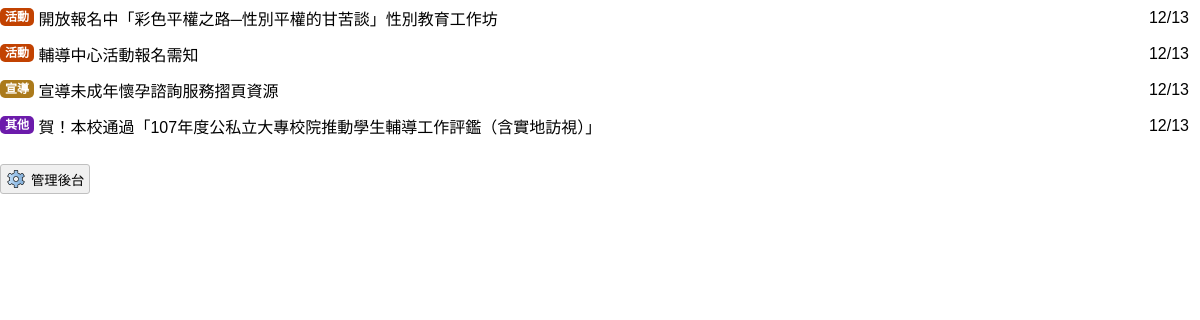
Screenshot of /bulletinBoard/index.php with the database file from the repository.
### tables this page shows
CREATE TABLE `bulletin` (
  `id` int(11) NOT NULL,
  `title` text NOT NULL,
  `content` text NOT NULL,
  `type` int(11) NOT NULL,
  `datetime` datetime NOT NULL
);

### bulletinBoard/php/database.php (called while the page is built, shortened)
<?php
    function mysqlQuery($sqlSyntax)
    {
        $dbCon = mysqli_connect('localhost', 'username', 'password', 'bulletinBoard');
        mysqli_query($dbCon, 'SET NAMES UTF8;');
        $dbRetrieve = mysqli_query($dbCon, $sqlSyntax);
        return $dbRetrieve;
    }

### bulletinBoard/php/bulletin.php (called while the page is built, shortened)
<?php
    class BulletinType
    {
        static public function numberToName($number)
        {
            switch((int)$number)
            {
                case 1:
                    return '活動';
                case 2:
                    return '宣導';
                case 5:
                    return '其他';
            }
        }
    }

### bulletinBoard/index.php (the view, shortened to what this page needs)
<?php require_once('php/database.php'); ?>
<?php require_once('php/bulletin.php'); ?>
<?php require_once('php/string.php'); ?>
<!DOCTYPE html>
<html>
    <head>
        <link rel="stylesheet" href="css/common.css" />
        <link rel="stylesheet" href="css/form.css" />
        <link rel="stylesheet" href="css/bulletin.css" />
    </head>
    <body>
        <section>
            <table class="bulletin_table">
                <tbody>
                    <?php
                        $dbRetrieve = mysqlQuery('SELECT `id`, `title`, `type`, `datetime` FROM `bulletin` ORDER BY `datetime` DESC;');
                        if(mysqli_num_rows($dbRetrieve) == 0)
                        {
                            echo
                            '
                            <tr>
                                <td colspan="3">目前沒有公告喔，過幾天再來看看吧！</td>
                            </tr>
                            '."\n";
                        }
                        else
                        {
                            for($i=0, $len=mysqli_num_rows($dbRetrieve); $i<$len; ++$i)
                            {
                                $dbExtract = mysqli_fetch_assoc($dbRetrieve);
                                if($dbExtract['type'] == 1)
                                    $bulletinTypeColor = '#c24201';
                                else if($dbExtract['type'] == 2)
                                    $bulletinTypeColor = '#ab7a1b';
                                else if($dbExtract['type'] == 3)
                                    $bulletinTypeColor = '#6fab1b';
                                else if($dbExtract['type'] == 4)
                                    $bulletinTypeColor = '#265d91';
                                else if($dbExtract['type'] == 5)
                                    $bulletinTypeColor = '#6c1bab';
                                else
                                    $bulletinTypeColor = '#707070';
                                $extractedDate = explode('-', explode(' ', $dbExtract['datetime'])[0]);
                                echo '
                                <tr>
                                    <td class="bulletin_column_title_compact">
                                        <div class="bulletin_type_span" style="background-color:'.$bulletinTypeColor.';">'.
                                            BulletinType::numberToName($dbExtract['type']).
                                        '</div>
                                        <div class="bulletin_title_span">
                                            <a href="detail.php?id='.$dbExtract['id'].'" target="_blank">'.
                                                toHtml($dbExtract['title']).'
                                            </a>
                                        </div>
                                    </td>
                                    <td class="bulletin_column_datetime_compact">'.$extractedDate[1].'/'.$extractedDate[2].'</td>
                                ';
                                echo '
                                </tr>
                                '."\n";
                            }
                        }
                    ?>
                </tbody>
            </table>
        </section>
        <section>
            <?php
                if(isset($_SESSION['username']) && isNotEmpty($_SESSION['username']))
                {
                    echo '
                    <input class="input_button input_button_withIcon" type="button" value="新增公告" onClick="window.location=\'bulletin_add.php\';" style="background-image:url(\'image/icon_bulletin_add.png\');" />
                    <input class="input_button input_button_withIcon" type="button" value="登出管理後台" onClick="window.location=\'logout.php\';" style="background-image:url(\'image/icon_manage.png\');" />
                    '."\n";
                }
                else
                    echo '<input class="input_button input_button_withIcon" type="button" value="管理後台" onClick="window.open(\'login.php\', \'_blank\');" style="background-image:url(\'image/icon_manage.png\');" />'."\n";
            ?>
        </section>
    </body>
</html>

### bulletinBoard/php/string.php (shortened to what this page needs)
<?php
    function toHtml($str)
    {
        $str = str_replace(' ', '&nbsp;', $str);
        $str = str_replace("\r\n", '<br />', $str);
        $str = str_replace("\n", '<br />', $str);
        $str = str_replace('"', '&quot;', $str);
        $str = str_replace('\'', '&apos;', $str);
        return $str;
    }

### bulletinBoard/css/common.css (style rules this page uses)
* { box-sizing: border-box; }
body { margin: 0px; width: 100vw; }
section { margin-bottom: 20px; }
a:link, a:visited { color: black; text-decoration: none; }

### bulletinBoard/css/form.css (style rules this page uses)
.input_button { padding: 3px 5px; height: 30px; background-color: #f0f0f0; border: 1px solid silver; border-radius: 3px; }
.input_button_withIcon { padding-left: 30px; background-repeat: no-repeat; background-position: left center; background-size: 30px 30px; }

### bulletinBoard/css/bulletin.css (style rules this page uses)
.bulletin_table { border-collapse: collapse; }
.bulletin_table td { padding: 6px 10px; border-right: 1px solid #ffffff; font-family: 微軟正黑體, Arial; font-size: 16px; }
.bulletin_column_title_compact { padding: 6px 0px !important; }
.bulletin_type_span { display: inline; padding: 2px 5px; color: white; border-radius: 5px; font-size: 12px; font-weight: bold; vertical-align: middle; }
.bulletin_title_span { display: inline-block; width: calc(100vw - 100px); vertical-align: top; }
.bulletin_column_datetime_compact { padding: 6px 0px !important; width: 60px; min-width: 60px; max-width: 60px; text-align: center; }

### rows the page displays
bulletin: type "活動", title "開放報名中「彩色平權之路─性別平權的甘苦談」性別教育工作坊", datetime "12", datetime "13"
bulletin: type "活動", title "輔導中心活動報名需知", datetime "12", datetime "13"
bulletin: type "宣導", title "宣導未成年懷孕諮詢服務摺頁資源", datetime "12", datetime "13"
bulletin: type "其他", title "賀！本校通過「107年度公私立大專校院推動學生輔導工作評鑑（含實地訪視）」", datetime "12", datetime "13"
